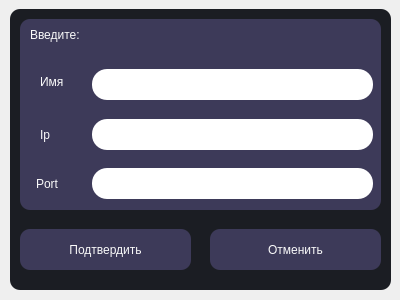
<?xml version="1.0" encoding="UTF-8"?>
<ui version="4.0">
 <class>Form</class>
 <widget class="QWidget" name="Form">
  <property name="geometry">
   <rect>
    <x>0</x>
    <y>0</y>
    <width>400</width>
    <height>300</height>
   </rect>
  </property>
  <property name="windowTitle">
   <string>Form</string>
  </property>
  <widget class="QFrame" name="frame">
   <property name="geometry">
    <rect>
     <x>10</x>
     <y>9</y>
     <width>381</width>
     <height>281</height>
    </rect>
   </property>
   <property name="styleSheet">
    <string notr="true">QFrame{
    border-radius: 10px;
	background-color: #1B1D23;
}</string>
   </property>
   <property name="frameShape">
    <enum>QFrame::StyledPanel</enum>
   </property>
   <property name="frameShadow">
    <enum>QFrame::Raised</enum>
   </property>
   <widget class="QFrame" name="frame_2">
    <property name="geometry">
     <rect>
      <x>10</x>
      <y>10</y>
      <width>361</width>
      <height>191</height>
     </rect>
    </property>
    <property name="styleSheet">
     <string notr="true">QFrame{
    border-radius: 10px;
	background-color: #3d3a59;
}</string>
    </property>
    <property name="frameShape">
     <enum>QFrame::StyledPanel</enum>
    </property>
    <property name="frameShadow">
     <enum>QFrame::Raised</enum>
    </property>
    <widget class="QLabel" name="label">
     <property name="geometry">
      <rect>
       <x>10</x>
       <y>0</y>
       <width>161</width>
       <height>31</height>
      </rect>
     </property>
     <property name="styleSheet">
      <string notr="true">QLabel{
    font: 22pt &quot;Sitka Small&quot;;
     color: rgb(250, 250, 250);
}</string>
     </property>
     <property name="text">
      <string>Введите:</string>
     </property>
    </widget>
    <widget class="QLineEdit" name="lineEdit">
     <property name="geometry">
      <rect>
       <x>72</x>
       <y>50</y>
       <width>281</width>
       <height>31</height>
      </rect>
     </property>
     <property name="styleSheet">
      <string notr="true">QLineEdit{
	border-radius: 15px;
	background-color: #fff;
    font: 12pt &quot;Sitka Small&quot;;
}</string>
     </property>
    </widget>
    <widget class="QLineEdit" name="lineEdit_2">
     <property name="geometry">
      <rect>
       <x>72</x>
       <y>100</y>
       <width>281</width>
       <height>31</height>
      </rect>
     </property>
     <property name="styleSheet">
      <string notr="true">QLineEdit{
	border-radius: 15px;
	background-color: #fff;
    font: 12pt &quot;Sitka Small&quot;;
}</string>
     </property>
    </widget>
    <widget class="QLineEdit" name="lineEdit_3">
     <property name="geometry">
      <rect>
       <x>72</x>
       <y>149</y>
       <width>281</width>
       <height>31</height>
      </rect>
     </property>
     <property name="styleSheet">
      <string notr="true">QLineEdit{
	border-radius: 15px;
	background-color: #fff;
    font: 12pt &quot;Sitka Small&quot;;
}</string>
     </property>
    </widget>
    <widget class="QLabel" name="label_2">
     <property name="geometry">
      <rect>
       <x>20</x>
       <y>42</y>
       <width>47</width>
       <height>41</height>
      </rect>
     </property>
     <property name="styleSheet">
      <string notr="true">QLabel{
    font: 12pt &quot;Sitka Small&quot;;
     color: rgb(250, 250, 250);
}</string>
     </property>
     <property name="text">
      <string>Имя</string>
     </property>
    </widget>
    <widget class="QLabel" name="label_3">
     <property name="geometry">
      <rect>
       <x>20</x>
       <y>100</y>
       <width>47</width>
       <height>31</height>
      </rect>
     </property>
     <property name="styleSheet">
      <string notr="true">QLabel{
    font: 12pt &quot;Sitka Small&quot;;
     color: rgb(250, 250, 250);
}</string>
     </property>
     <property name="text">
      <string>Ip</string>
     </property>
    </widget>
    <widget class="QLabel" name="label_4">
     <property name="geometry">
      <rect>
       <x>16</x>
       <y>149</y>
       <width>51</width>
       <height>31</height>
      </rect>
     </property>
     <property name="styleSheet">
      <string notr="true">QLabel{
    font: 12pt &quot;Sitka Small&quot;;
     color: rgb(250, 250, 250);
}</string>
     </property>
     <property name="text">
      <string>Port</string>
     </property>
    </widget>
   </widget>
   <widget class="QPushButton" name="pushButtonCancel">
    <property name="geometry">
     <rect>
      <x>200</x>
      <y>220</y>
      <width>171</width>
      <height>41</height>
     </rect>
    </property>
    <property name="styleSheet">
     <string notr="true">QPushButton {
	font: 12pt &quot;Sitka Small&quot;;
    border: none;
    border-radius: 10px;
	background-color:  #3d3a59;
    color: rgb(250, 250, 250);
}
QPushButton:hover{
	background-color: #4a3c73;
}
QPushButton:pressed{
	background-color: #604d94;
}
</string>
    </property>
    <property name="text">
     <string>Отменить</string>
    </property>
   </widget>
   <widget class="QPushButton" name="pushButtonConfirm">
    <property name="geometry">
     <rect>
      <x>10</x>
      <y>220</y>
      <width>171</width>
      <height>41</height>
     </rect>
    </property>
    <property name="styleSheet">
     <string notr="true">QPushButton {
	font: 12pt &quot;Sitka Small&quot;;
    border-radius: 10px;
	background-color:  #3d3a59;
    color: rgb(250, 250, 250);
    border:50px;
    border-color: rgb(250, 250, 250)
}
QPushButton:hover{
	background-color: #4a3c73;
}
QPushButton:pressed{
	background-color: #604d94;
}
</string>
    </property>
    <property name="text">
     <string>Подтвердить</string>
    </property>
   </widget>
  </widget>
 </widget>
 <resources/>
 <connections/>
</ui>
